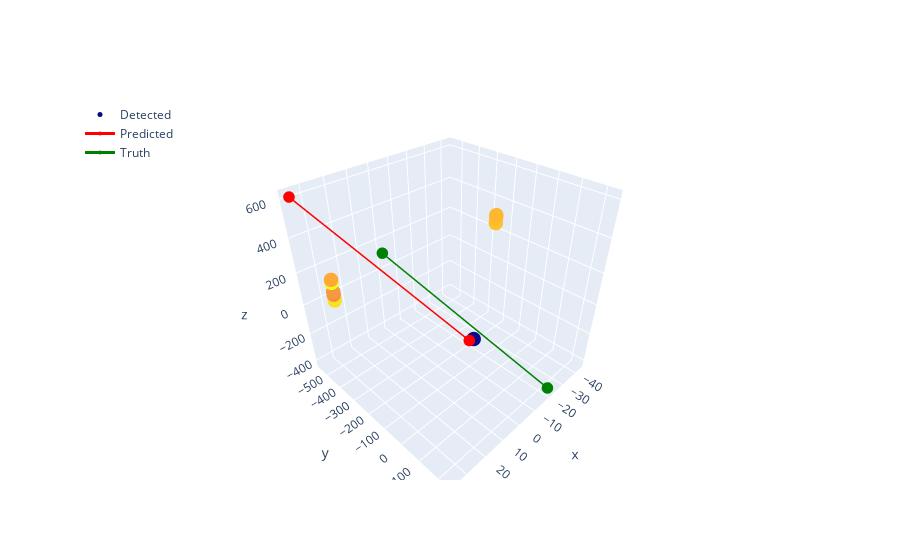

Source (notebook cell):
### Markdown cell above
## Plot the result

### Code cell
import plotly.graph_objects as go

fig3 = go.Figure(data = [
        go.Scatter3d(
            x=event_df['x'].to_numpy(), y=event_df['y'].to_numpy(), z=event_df['z'].to_numpy(),
            mode='markers',
            marker=dict(size=5, color=event_df['time'].to_numpy(), opacity=1),
            name="Detected"
        ),
        go.Scatter3d(
            x=line[:,0], y=line[:,1], z=line[:,2],
            marker=dict(
                size=4,
                color='red',
            ),
            line=dict(
                color='red',
                width=3
            ),
            name="Predicted"
        ),
        go.Scatter3d(
            x=truth_trace[:,0], y=truth_trace[:,1], z=truth_trace[:,2],
            marker=dict(
                size=4,
                color='green',
            ),
            line=dict(
                color='green',
                width=3
            ),
            name="Truth"
        )
    ],
    
    )
# Add a legend
fig3.update_layout(showlegend=True, legend=dict(x=0, y=1))

fig3.show()

### Figure 1 — Plotly figure (JSON) as saved in the notebook; plotly's stock layout.template omitted (floating-point values rounded to 4 significant figures)
{"data": [{"marker": {"color": [9868, 12201, 12339, 12206, 12227, 12377, 12436, 12607, 12723, 12773, 12818, 13081, 13262], "opacity": 1, "size": 5}, "mode": "markers", "name": "Detected", "type": "scatter3d", "x": [-9.68, 35.54, 35.54, 35.54, 35.54, 35.54, 35.54, 35.54, -43.27, -43.27, -43.27, 35.54, 35.54], "y": [-79.5, -364.8, -364.8, -364.8, -364.8, -364.8, -364.8, -364.8, -267.5, -267.5, -267.5, -364.8, -364.8], "z": [-219.5, 191.3, 191.3, 208.4, 208.4, 208.4, 208.4, 276.4, 295.9, 278.9, 244.8, 157.3, 259.4]}, {"line": {"color": "red", "width": 3}, "marker": {"color": "red", "size": 4}, "name": "Predicted", "type": "scatter3d", "x": [35.75, -8.001], "y": [-552.0, -88.88], "z": [611.0, -224.9]}, {"line": {"color": "green", "width": 3}, "marker": {"color": "green", "size": 4}, "name": "Truth", "type": "scatter3d", "x": [21.88, -21.88], "y": [-231.5, 231.5], "z": [417.9, -417.9]}], "layout": {"legend": {"x": 0, "y": 1}, "showlegend": true}}
